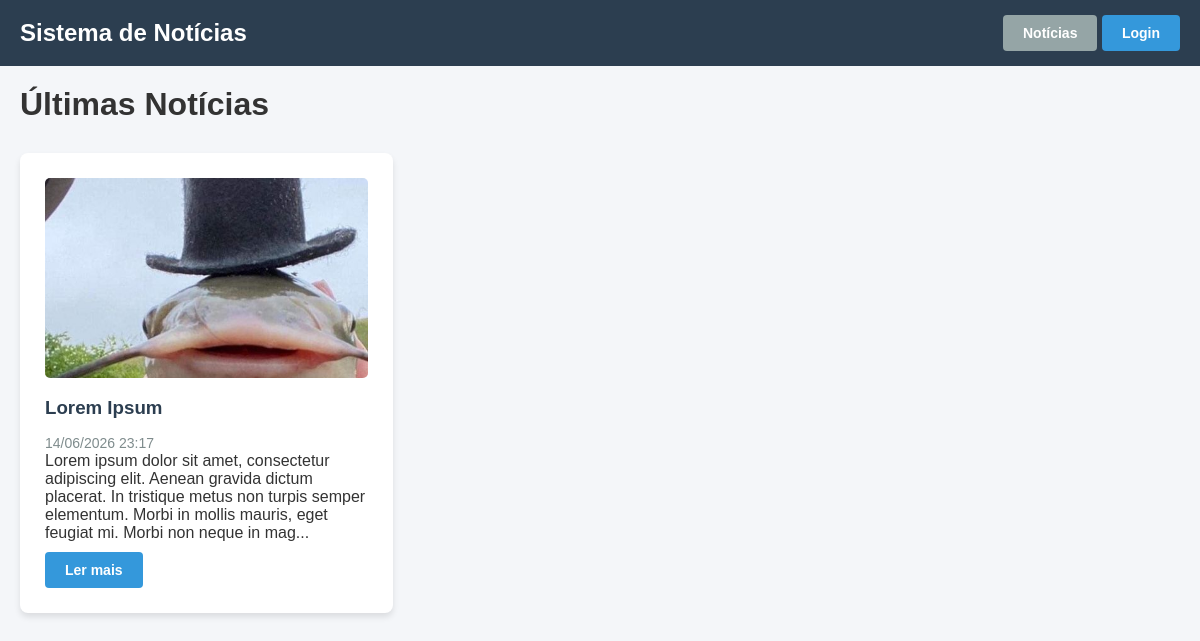
The page / on the database its author committed.
### models.py (models this page shows)
class Noticia(db.Model):
    __tablename__ = 'noticias'
    id = db.Column(db.Integer, primary_key=True)
    titulo = db.Column(db.String(200), nullable=False)
    data_noticia = db.Column(db.DateTime, default=datetime.utcnow)
    texto = db.Column(db.Text, nullable=False)
    imagem = db.Column(db.String(500), nullable=True)
    ativo = db.Column(db.Boolean, default=True)
    created_by = db.Column(db.Integer, db.ForeignKey('users.id'))
    created_at = db.Column(db.DateTime, default=datetime.utcnow)

### app.py (the view)
@app.route('/')
def index():
    noticias = Noticia.query.filter_by(ativo=True).order_by(Noticia.data_noticia.desc()).all()
    return render_template('index.html', noticias=noticias)

### templates/index.html (shortened to what this page needs)
<!DOCTYPE html>
<html lang="pt-br">
<head>
    <link rel="stylesheet" href="{{ url_for('static', filename='style.css') }}">
</head>
<body>
    <nav class="navbar">
        <h2>Sistema de Notícias</h2>
        <div>
            <a href="{{ url_for('index') }}" class="btn btn-secondary">Notícias</a>
            {% if current_user.is_authenticated %}
                <a href="{{ url_for('usuario_perfil') }}" class="btn btn-secondary">Conta</a>
                {% if current_user.is_admin() %}
                    <a href="{{ url_for('admin_painel') }}" class="btn btn-secondary">Painel Admin</a>
                {% endif %}
                <a href="{{ url_for('logout') }}" class="btn btn-danger">Sair</a>
            {% else %}
                <a href="{{ url_for('login') }}" class="btn btn-primary">Login</a>
            {% endif %}
        </div>
    </nav>
    <div class="container">
        <h1 style="margin-bottom: 30px;">Últimas Notícias</h1>
        <div class="noticias-grid">
            {% for noticia in noticias %}
            <div class="card">
                {% if noticia.imagem %}
                <img src="{{ noticia.imagem }}" alt="{{ noticia.titulo }}" class="noticia-imagem">
                {% endif %}
                <h3>{{ noticia.titulo }}</h3>
                <small class="text-muted">{{ noticia.data_noticia.strftime('%d/%m/%Y %H:%M') }}</small>
                <p>{{ noticia.texto[:200] }}{% if noticia.texto|length > 200 %}...{% endif %}</p>
                <a href="{{ url_for('noticia_detalhe', noticia_id=noticia.id) }}" class="btn btn-primary" style="margin-top: 10px; display: inline-block;">Ler mais</a>
            </div>
            {% else %}
            <div class="card">
                <p class="text-muted" style="text-align: center;">Nenhuma notícia disponível no momento.</p>
            </div>
            {% endfor %}
        </div>
    </div>
</body>
</html>

### static/style.css (style rules this page uses)
* { box-sizing: border-box; margin: 0; padding: 0; font-family: Arial, sans-serif; }
body { background-color: #f4f6f9; color: #333; min-height: 100vh; }
.navbar { background-color: #2c3e50; color: #fff; padding: 15px 20px; display: flex; justify-content: space-between; align-items: center; width: 100%; }
.container { width: 100%; max-width: 1200px; margin: 20px auto; padding: 0 20px; }
.card { background: #fff; border-radius: 8px; padding: 25px; box-shadow: 0 4px 6px rgba(0,0,0,0.1); margin-bottom: 20px; }
.card h2, .card h3 { margin-bottom: 15px; color: #2c3e50; }
.text-muted { color: #7f8c8d; font-size: 14px; margin-bottom: 15px; }
.btn { display: inline-block; padding: 10px 20px; border: none; border-radius: 4px; color: white; font-weight: bold; cursor: pointer; font-size: 14px; text-align: center; text-decoration: none; transition: background-color 0.3s; }
.btn-primary { background-color: #3498db; }
.btn-secondary { background-color: #95a5a6; }
.noticias-grid { display: grid; grid-template-columns: repeat(auto-fill, minmax(350px, 1fr)); gap: 20px; margin-top: 20px; }
.noticia-imagem { width: 100%; height: 200px; object-fit: cover; border-radius: 5px; margin-bottom: 15px; }
html { scroll-behavior: smooth; }

### templates/index.html (style rules this page uses)
.noticias-grid { display: grid; grid-template-columns: repeat(auto-fill, minmax(350px, 1fr)); gap: 20px; }
.noticia-imagem { width: 100%; height: 200px; object-fit: cover; border-radius: 5px; margin-bottom: 15px; }

### rows shown on the page
Noticia: imagem (picture), titulo "Lorem Ipsum", data_noticia "14/06/2026 23:17", texto "Lorem ipsum dolor sit amet, consectetur adipiscing elit. Aenean gravida dictum placerat. In tristique metus non turpis semper elementum. Morbi in mollis mauris, eget feugiat mi. Morbi non neque in mag"
